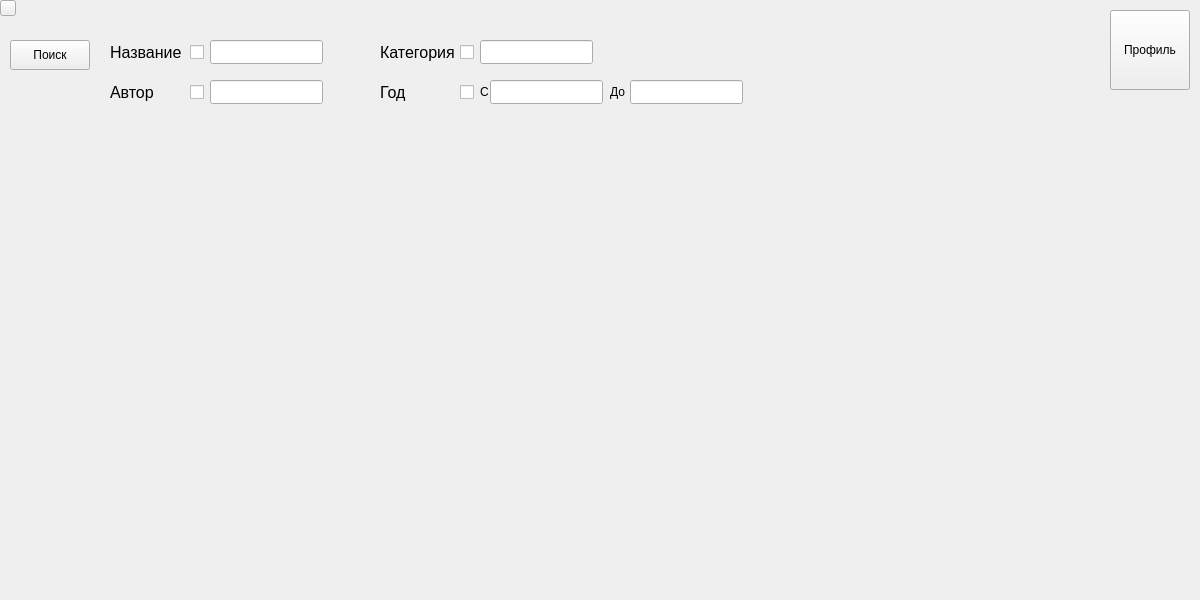
<?xml version="1.0" encoding="UTF-8"?>
<ui version="4.0">
 <class>ReaderMainWindow</class>
 <widget class="QWidget" name="ReaderMainWindow">
  <property name="geometry">
   <rect>
    <x>0</x>
    <y>0</y>
    <width>1200</width>
    <height>600</height>
   </rect>
  </property>
  <property name="windowTitle">
   <string>Form</string>
  </property>
  <widget class="QWidget" name="gridLayoutWidget">
   <property name="geometry">
    <rect>
     <x>0</x>
     <y>140</y>
     <width>1201</width>
     <height>411</height>
    </rect>
   </property>
   <layout class="QGridLayout" name="gridLayout_2"/>
  </widget>
  <widget class="QPushButton" name="pushButton">
   <property name="geometry">
    <rect>
     <x>0</x>
     <y>0</y>
     <width>16</width>
     <height>16</height>
    </rect>
   </property>
   <property name="text">
    <string/>
   </property>
  </widget>
  <widget class="QPushButton" name="profile">
   <property name="geometry">
    <rect>
     <x>1110</x>
     <y>10</y>
     <width>80</width>
     <height>80</height>
    </rect>
   </property>
   <property name="text">
    <string>Профиль</string>
   </property>
  </widget>
  <widget class="QPushButton" name="searchButton">
   <property name="geometry">
    <rect>
     <x>10</x>
     <y>40</y>
     <width>80</width>
     <height>30</height>
    </rect>
   </property>
   <property name="text">
    <string>Поиск</string>
   </property>
  </widget>
  <widget class="QCheckBox" name="titleCheckBox">
   <property name="geometry">
    <rect>
     <x>190</x>
     <y>40</y>
     <width>78</width>
     <height>24</height>
    </rect>
   </property>
   <property name="text">
    <string/>
   </property>
  </widget>
  <widget class="QCheckBox" name="categoryCheckBox">
   <property name="geometry">
    <rect>
     <x>460</x>
     <y>40</y>
     <width>78</width>
     <height>24</height>
    </rect>
   </property>
   <property name="text">
    <string/>
   </property>
  </widget>
  <widget class="QCheckBox" name="authorCheckBox">
   <property name="geometry">
    <rect>
     <x>190</x>
     <y>80</y>
     <width>78</width>
     <height>24</height>
    </rect>
   </property>
   <property name="text">
    <string/>
   </property>
  </widget>
  <widget class="QCheckBox" name="dateCheckBox">
   <property name="geometry">
    <rect>
     <x>460</x>
     <y>80</y>
     <width>78</width>
     <height>24</height>
    </rect>
   </property>
   <property name="text">
    <string/>
   </property>
  </widget>
  <widget class="QLineEdit" name="titleEdit">
   <property name="geometry">
    <rect>
     <x>210</x>
     <y>40</y>
     <width>113</width>
     <height>24</height>
    </rect>
   </property>
  </widget>
  <widget class="QLineEdit" name="authorEdit">
   <property name="geometry">
    <rect>
     <x>210</x>
     <y>80</y>
     <width>113</width>
     <height>24</height>
    </rect>
   </property>
  </widget>
  <widget class="QLineEdit" name="categoryEdit">
   <property name="geometry">
    <rect>
     <x>480</x>
     <y>40</y>
     <width>113</width>
     <height>24</height>
    </rect>
   </property>
  </widget>
  <widget class="QLineEdit" name="startDateEdit">
   <property name="geometry">
    <rect>
     <x>490</x>
     <y>80</y>
     <width>113</width>
     <height>24</height>
    </rect>
   </property>
  </widget>
  <widget class="QLineEdit" name="endDateEdit">
   <property name="geometry">
    <rect>
     <x>630</x>
     <y>80</y>
     <width>113</width>
     <height>24</height>
    </rect>
   </property>
  </widget>
  <widget class="QLabel" name="label">
   <property name="geometry">
    <rect>
     <x>480</x>
     <y>80</y>
     <width>49</width>
     <height>24</height>
    </rect>
   </property>
   <property name="text">
    <string>С</string>
   </property>
  </widget>
  <widget class="QLabel" name="label_2">
   <property name="geometry">
    <rect>
     <x>610</x>
     <y>80</y>
     <width>49</width>
     <height>24</height>
    </rect>
   </property>
   <property name="text">
    <string>До</string>
   </property>
  </widget>
  <widget class="QLabel" name="label_3">
   <property name="geometry">
    <rect>
     <x>110</x>
     <y>40</y>
     <width>71</width>
     <height>24</height>
    </rect>
   </property>
   <property name="font">
    <font>
     <pointsize>12</pointsize>
    </font>
   </property>
   <property name="text">
    <string>Название</string>
   </property>
  </widget>
  <widget class="QLabel" name="label_4">
   <property name="geometry">
    <rect>
     <x>380</x>
     <y>40</y>
     <width>81</width>
     <height>24</height>
    </rect>
   </property>
   <property name="font">
    <font>
     <pointsize>12</pointsize>
    </font>
   </property>
   <property name="text">
    <string>Категория</string>
   </property>
  </widget>
  <widget class="QLabel" name="label_5">
   <property name="geometry">
    <rect>
     <x>110</x>
     <y>80</y>
     <width>71</width>
     <height>24</height>
    </rect>
   </property>
   <property name="font">
    <font>
     <pointsize>12</pointsize>
    </font>
   </property>
   <property name="text">
    <string>Автор</string>
   </property>
  </widget>
  <widget class="QLabel" name="label_6">
   <property name="geometry">
    <rect>
     <x>380</x>
     <y>80</y>
     <width>51</width>
     <height>24</height>
    </rect>
   </property>
   <property name="font">
    <font>
     <pointsize>12</pointsize>
    </font>
   </property>
   <property name="text">
    <string>Год</string>
   </property>
  </widget>
 </widget>
 <resources/>
 <connections/>
</ui>
